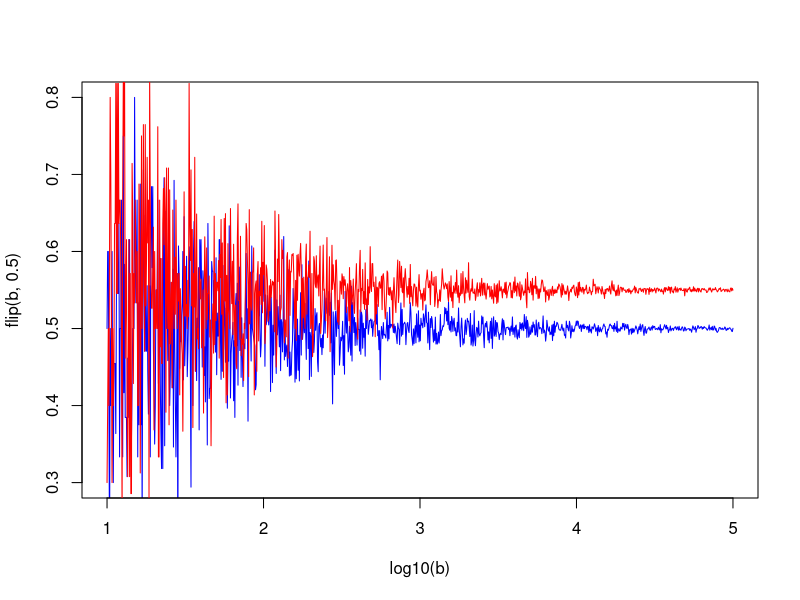
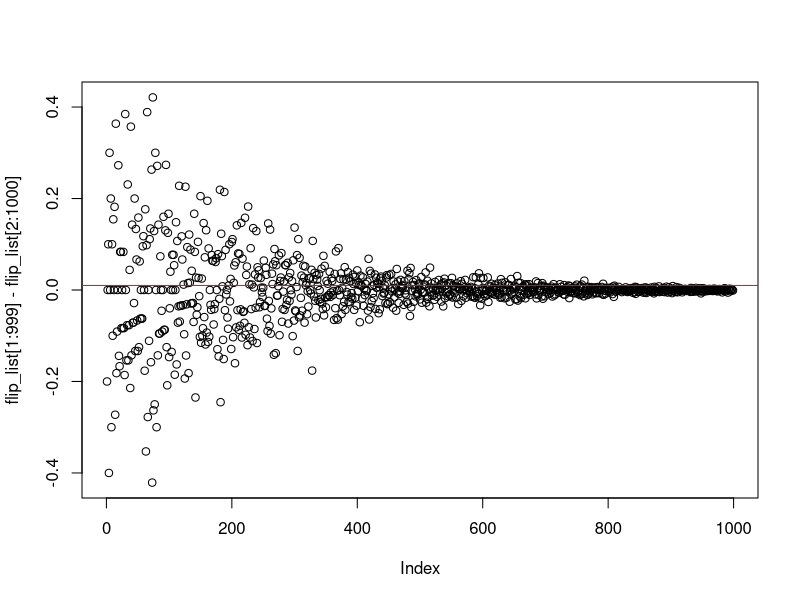
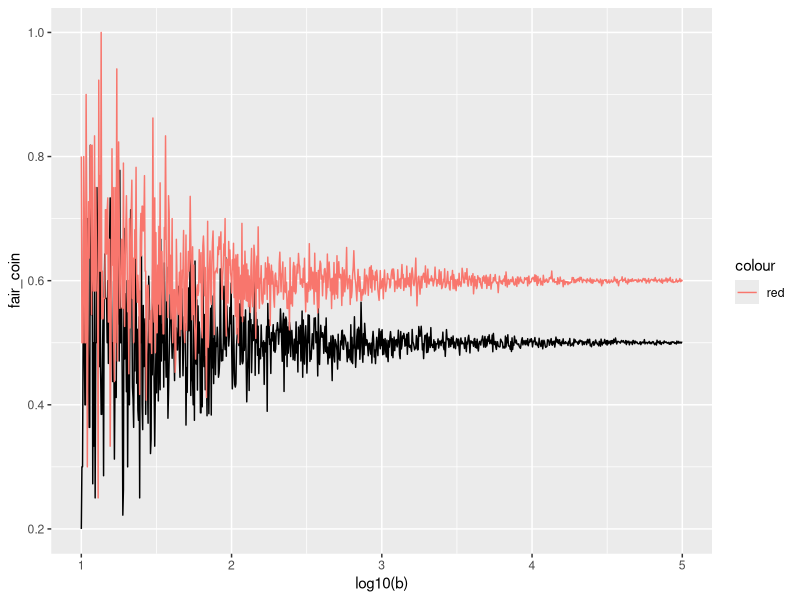
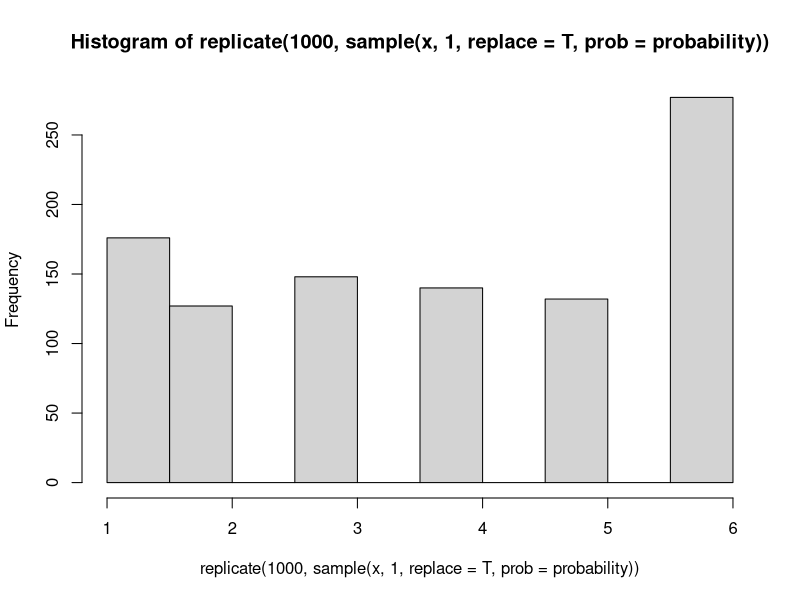

Recreate these plots in R, in order.
b<-10^seq(1,5,len=1000) #creates a 1000 simulations ranging frmo 10^1 to 10^5


#flip is a funciton that takes two parameters, b and x, which are the number of simulations and the probablity of the coin with a default of .5, also known as 50/50
flip <-function(b,x=.5){
  sapply(b,                   #lapply takes a vector and then applies a function with that vector
         function(b) mean(rbinom(b,1,x)))  #rbinom is a base R function that randonly generates values based on the binomial forumla
}

plot(log10(b),flip(b,.5),type='l',col='blue',ylim = c(.3,.8))  #plot will create a graph with log10(b) as the x axes and then pots the result of the flip() function above
lines(log10(b),flip(b,.55),type='l',col='red')  #lines is like plot, but instead of creating a new plot, it overlays over top of the current plot

flip_list<-flip(b,.5)

plot(flip_list[1:999]-flip_list[2:1000])
abline(h=.01, col='red')


fair_coin<-flip(b,.5)
unfair_coin<-flip(b,.6)
df<-data.frame(fair_coin,unfair_coin)
library(ggplot2)
p<-ggplot(data=df,aes(x=log10(b),y=fair_coin))+geom_line() #makes first graph, saves to 'p'

p+ geom_line(aes(x=log10(b),y=unfair_coin,col='red')) #adds new graph to 'p'





rbinom(10,10,.5) # 10 is the number of observations while '1' is the number of trials. So, if this were 10 as well, there would a sum of 'successes' that were less than 10
dbinom(3,10,.5)  # this determines the density,  aka probability of exact outcome, so x= 3 heads out of 10, is not the cumulative 0-3 but exactly 3 for example. for cumulative, use pbinom, or sum dbinom:
sum(dbinom(3,10,.5),dbinom(2,10,.5),dbinom(1,10,.5),dbinom(0,10,.5))
pbinom(3,10,.5)




#coin_flip() does the flipping, two styles, by thumb is standard

coin_flip<-function(type = .5, bias = .1){
  rbinom(1,1,type+bias)
}
mean(replicate(100,coin_flip()))

#coin will be either unbiased or biased.  

Bag_of_coins<- c(rep(.5,9),.6) #lists 9 fair coins, one biased coin at .6
sample<-sample(Bag_of_coins,5,replace = F) #picks 5 coins randomly from bag
coin_flip(type=sample,bias=0)


#expected value
x<-c(1,2,3,4,5,6) # single dice
probability<-(c(rep(1/7,5),.2857143)) #probabilty that the dice is loaded for 6
  hist(replicate(1000,sample(x,1,replace = T,prob=probability)))
  

  x<-c(0,1) # single coin, 0=Tails
  probability<-c(.5,.5) #probabilty that the coin is fair = .5
  mean(replicate(1000,sample(x,1,replace = T,prob=probability)))
  
#simulation game
  
  
  
   
  #flip game 
  #establish players, beginning money
  Player_class<-function(s,p){
    value<-list("stash"=s,"player_name"=p)
      attr(value, "class") <- "player"
    value}
  
  flip<-function(obj){
      UseMethod("flip")
  }
  
  flip.default<-function(obj,p=.5){
    value<-rbinom(1,1,p)
    value
  }
  
  flip.player<-function(obj,p=.5){
    value<-rbinom(1,1,p)
    value
  }
  
  p1<-Player_class(10,'p1')
  p2<-Player_class(10,'p2')
  
  flip(p1)  #this is a method, a function, called for player1 'p1' where rbinom produces a coint toss
  #questions: how to modify probablity from default of .5?
  # 
  
  n<-2  #number of players
  
  for (i in 1:n){print(i)}
  
  
  
  p1<-10;p2<-10
  #player_stash <- 10
  # 1. 
  bet_options<-c(1,2,3)
  bet<-sample(bet_options,1)
  
  #4 determine winner or loser
  #     person who flips calls h/t
  call_coin<-sample(c(1,0),1)
  ifelse(call_coin==1,print("I call heads"),print("I call tails"))
  
  
  #flip coin
      flip<-rbinom(1,1,.5)
      ifelse(flip==1,print("Heads"),print("Tails"))
  if(call_coin - flip==0){
    p1<-p1+bet
    p2<-p2-bet
    }else{
       p1<-p1-bet
       p2<-p2+bet}
      
  # if call - flip  != 0 then non caller wins
  # winner has their stash += bet
  # loser has tehir stash reduced -= bet
  
  
  
  #sample from 
